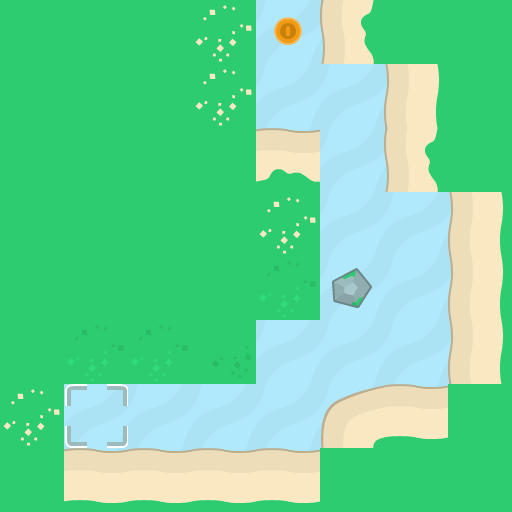

This is a level from a 2D game, rendered from its Tiled map with the project's own tilesets. A one-line summary and the complete map file follow:
An orthogonal 8x8 tile map with 64x64 px tiles, 3 tile layers (background, walls, objects).

<map version="1.10" tiledversion="1.11.2" orientation="orthogonal" renderorder="right-down" width="8" height="8" tilewidth="64" tileheight="64" infinite="0" nextlayerid="5" nextobjectid="1">
 <properties>
  <property name="character_bottom" value="[[16,0]]" />
  <property name="character_left" value="[[16,3]]" />
  <property name="character_right" value="[[16,2]]" />
  <property name="character_top" value="[[16,1]]" />
 </properties>
 <tileset firstgid="1" source="tiles_sheet.tsx" />
 <layer id="4" name="background" width="8" height="8">
  <data encoding="csv">
77,77,77,77,77,77,77,77,
77,77,77,77,77,77,77,77,
77,77,77,77,77,77,77,77,
77,77,77,77,77,77,77,77,
77,77,77,77,77,77,77,77,
77,77,77,77,77,77,77,77,
77,77,77,77,77,77,77,77,
77,77,77,77,77,77,77,77
</data>
 </layer>
 <layer id="1" name="walls" width="8" height="8">
  <data encoding="csv">
24,24,24,25,0,40,24,24,
24,24,24,25,0,0,23,24,
24,24,24,24,8,0,40,24,
24,24,24,24,25,0,0,23,
24,24,24,24,41,71,0,23,
24,41,41,42,0,0,0,23,
25,0,0,0,0,6,7,24,
24,7,7,7,7,24,24,24
</data>
 </layer>
 <layer id="3" name="objects" width="8" height="8">
  <data encoding="csv">
0,0,0,0,85,0,0,0,
0,0,0,0,0,0,0,0,
0,0,0,0,0,0,0,0,
0,0,0,0,0,0,0,0,
0,0,0,0,0,0,0,0,
0,0,0,0,0,0,0,0,
0,102,0,0,0,0,0,0,
0,0,0,0,0,0,0,0
</data>
 </layer>
</map>
